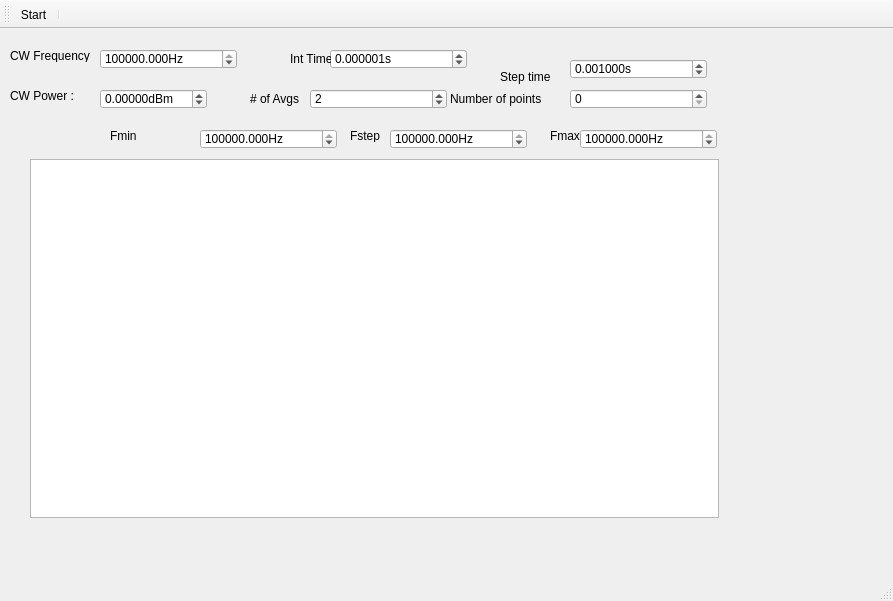
<?xml version="1.0" encoding="UTF-8"?>
<ui version="4.0">
 <class>MainWindow</class>
 <widget class="QMainWindow" name="MainWindow">
  <property name="geometry">
   <rect>
    <x>0</x>
    <y>0</y>
    <width>893</width>
    <height>601</height>
   </rect>
  </property>
  <property name="windowTitle">
   <string>MainWindow</string>
  </property>
  <widget class="QWidget" name="centralwidget">
   <widget class="PlotWidget" name="dummy_graph">
    <property name="geometry">
     <rect>
      <x>30</x>
      <y>130</y>
      <width>689</width>
      <height>359</height>
     </rect>
    </property>
   </widget>
   <widget class="QLabel" name="label">
    <property name="geometry">
     <rect>
      <x>10</x>
      <y>20</y>
      <width>80</width>
      <height>13</height>
     </rect>
    </property>
    <property name="sizePolicy">
     <sizepolicy hsizetype="Minimum" vsizetype="Fixed">
      <horstretch>0</horstretch>
      <verstretch>0</verstretch>
     </sizepolicy>
    </property>
    <property name="text">
     <string>CW Frequency :</string>
    </property>
   </widget>
   <widget class="ScienDSpinBox" name="fcw_doubleSpinBox">
    <property name="geometry">
     <rect>
      <x>100</x>
      <y>20</y>
      <width>137</width>
      <height>20</height>
     </rect>
    </property>
    <property name="sizePolicy">
     <sizepolicy hsizetype="Minimum" vsizetype="Fixed">
      <horstretch>0</horstretch>
      <verstretch>0</verstretch>
     </sizepolicy>
    </property>
    <property name="suffix">
     <string>Hz</string>
    </property>
    <property name="decimals">
     <number>3</number>
    </property>
    <property name="maximum">
     <double>10000000000.000000000000000</double>
    </property>
    <property name="singleStep">
     <double>0.010000000000000</double>
    </property>
    <property name="value">
     <double>2870000000.000000000000000</double>
    </property>
   </widget>
   <widget class="ScienDSpinBox" name="fmin_doubleSpinBox">
    <property name="geometry">
     <rect>
      <x>200</x>
      <y>100</y>
      <width>137</width>
      <height>20</height>
     </rect>
    </property>
    <property name="sizePolicy">
     <sizepolicy hsizetype="Minimum" vsizetype="Fixed">
      <horstretch>0</horstretch>
      <verstretch>0</verstretch>
     </sizepolicy>
    </property>
    <property name="suffix">
     <string>Hz</string>
    </property>
    <property name="decimals">
     <number>3</number>
    </property>
    <property name="maximum">
     <double>10000000000.000000000000000</double>
    </property>
    <property name="singleStep">
     <double>0.010000000000000</double>
    </property>
    <property name="value">
     <double>2870000000.000000000000000</double>
    </property>
   </widget>
   <widget class="QLabel" name="label_2">
    <property name="geometry">
     <rect>
      <x>110</x>
      <y>100</y>
      <width>80</width>
      <height>13</height>
     </rect>
    </property>
    <property name="sizePolicy">
     <sizepolicy hsizetype="Minimum" vsizetype="Fixed">
      <horstretch>0</horstretch>
      <verstretch>0</verstretch>
     </sizepolicy>
    </property>
    <property name="text">
     <string>Fmin</string>
    </property>
   </widget>
   <widget class="QLabel" name="label_3">
    <property name="geometry">
     <rect>
      <x>350</x>
      <y>100</y>
      <width>80</width>
      <height>13</height>
     </rect>
    </property>
    <property name="sizePolicy">
     <sizepolicy hsizetype="Minimum" vsizetype="Fixed">
      <horstretch>0</horstretch>
      <verstretch>0</verstretch>
     </sizepolicy>
    </property>
    <property name="text">
     <string>Fstep</string>
    </property>
   </widget>
   <widget class="QLabel" name="label_4">
    <property name="geometry">
     <rect>
      <x>550</x>
      <y>100</y>
      <width>80</width>
      <height>13</height>
     </rect>
    </property>
    <property name="sizePolicy">
     <sizepolicy hsizetype="Minimum" vsizetype="Fixed">
      <horstretch>0</horstretch>
      <verstretch>0</verstretch>
     </sizepolicy>
    </property>
    <property name="text">
     <string>Fmax</string>
    </property>
   </widget>
   <widget class="ScienDSpinBox" name="fstep_doubleSpinBox">
    <property name="geometry">
     <rect>
      <x>390</x>
      <y>100</y>
      <width>137</width>
      <height>20</height>
     </rect>
    </property>
    <property name="sizePolicy">
     <sizepolicy hsizetype="Minimum" vsizetype="Fixed">
      <horstretch>0</horstretch>
      <verstretch>0</verstretch>
     </sizepolicy>
    </property>
    <property name="suffix">
     <string>Hz</string>
    </property>
    <property name="decimals">
     <number>3</number>
    </property>
    <property name="maximum">
     <double>10000000000.000000000000000</double>
    </property>
    <property name="singleStep">
     <double>0.010000000000000</double>
    </property>
    <property name="value">
     <double>1000000.000000000000000</double>
    </property>
   </widget>
   <widget class="ScienDSpinBox" name="fmax_doubleSpinBox">
    <property name="geometry">
     <rect>
      <x>580</x>
      <y>100</y>
      <width>137</width>
      <height>20</height>
     </rect>
    </property>
    <property name="sizePolicy">
     <sizepolicy hsizetype="Minimum" vsizetype="Fixed">
      <horstretch>0</horstretch>
      <verstretch>0</verstretch>
     </sizepolicy>
    </property>
    <property name="suffix">
     <string>Hz</string>
    </property>
    <property name="decimals">
     <number>3</number>
    </property>
    <property name="maximum">
     <double>10000000000.000000000000000</double>
    </property>
    <property name="singleStep">
     <double>0.010000000000000</double>
    </property>
    <property name="value">
     <double>2890000000.000000000000000</double>
    </property>
   </widget>
   <widget class="QLabel" name="label_6">
    <property name="geometry">
     <rect>
      <x>10</x>
      <y>60</y>
      <width>85</width>
      <height>13</height>
     </rect>
    </property>
    <property name="sizePolicy">
     <sizepolicy hsizetype="Minimum" vsizetype="Fixed">
      <horstretch>0</horstretch>
      <verstretch>0</verstretch>
     </sizepolicy>
    </property>
    <property name="text">
     <string>CW Power :</string>
    </property>
   </widget>
   <widget class="ScienDSpinBox" name="pcw_doubleSpinBox">
    <property name="geometry">
     <rect>
      <x>100</x>
      <y>60</y>
      <width>107</width>
      <height>20</height>
     </rect>
    </property>
    <property name="sizePolicy">
     <sizepolicy hsizetype="Minimum" vsizetype="Fixed">
      <horstretch>0</horstretch>
      <verstretch>0</verstretch>
     </sizepolicy>
    </property>
    <property name="suffix">
     <string>dBm</string>
    </property>
    <property name="decimals">
     <number>5</number>
    </property>
    <property name="minimum">
     <double>-1000.000000000000000</double>
    </property>
    <property name="maximum">
     <double>100.000000000000000</double>
    </property>
   </widget>
   <widget class="QLabel" name="label_5">
    <property name="geometry">
     <rect>
      <x>500</x>
      <y>40</y>
      <width>51</width>
      <height>16</height>
     </rect>
    </property>
    <property name="sizePolicy">
     <sizepolicy hsizetype="Minimum" vsizetype="Fixed">
      <horstretch>0</horstretch>
      <verstretch>0</verstretch>
     </sizepolicy>
    </property>
    <property name="text">
     <string>Step time</string>
    </property>
   </widget>
   <widget class="QSpinBox" name="npts_doubleSpinBox">
    <property name="geometry">
     <rect>
      <x>570</x>
      <y>60</y>
      <width>137</width>
      <height>20</height>
     </rect>
    </property>
    <property name="minimum">
     <number>0</number>
    </property>
    <property name="maximum">
     <number>1000</number>
    </property>
    <property name="singleStep">
     <number>1</number>
    </property>
    <property name="value">
     <number>0</number>
    </property>
   </widget>
   <widget class="QLabel" name="label_7">
    <property name="geometry">
     <rect>
      <x>450</x>
      <y>60</y>
      <width>111</width>
      <height>20</height>
     </rect>
    </property>
    <property name="sizePolicy">
     <sizepolicy hsizetype="Minimum" vsizetype="Fixed">
      <horstretch>0</horstretch>
      <verstretch>0</verstretch>
     </sizepolicy>
    </property>
    <property name="text">
     <string>Number of points</string>
    </property>
   </widget>
   <widget class="ScienDSpinBox" name="IntTime_doubleSpinBox_2">
    <property name="geometry">
     <rect>
      <x>330</x>
      <y>20</y>
      <width>137</width>
      <height>20</height>
     </rect>
    </property>
    <property name="sizePolicy">
     <sizepolicy hsizetype="Minimum" vsizetype="Fixed">
      <horstretch>0</horstretch>
      <verstretch>0</verstretch>
     </sizepolicy>
    </property>
    <property name="suffix">
     <string>s</string>
    </property>
    <property name="decimals">
     <number>6</number>
    </property>
    <property name="minimum">
     <double>-0.100000000000000</double>
    </property>
    <property name="maximum">
     <double>0.100000000000000</double>
    </property>
    <property name="singleStep">
     <double>0.010000000000000</double>
    </property>
    <property name="value">
     <double>0.000001000000000</double>
    </property>
   </widget>
   <widget class="QLabel" name="label_19">
    <property name="geometry">
     <rect>
      <x>290</x>
      <y>20</y>
      <width>41</width>
      <height>20</height>
     </rect>
    </property>
    <property name="sizePolicy">
     <sizepolicy hsizetype="Minimum" vsizetype="Fixed">
      <horstretch>0</horstretch>
      <verstretch>0</verstretch>
     </sizepolicy>
    </property>
    <property name="text">
     <string>Int Time</string>
    </property>
   </widget>
   <widget class="QSpinBox" name="navg_doubleSpinBox">
    <property name="geometry">
     <rect>
      <x>310</x>
      <y>60</y>
      <width>137</width>
      <height>20</height>
     </rect>
    </property>
    <property name="minimum">
     <number>0</number>
    </property>
    <property name="maximum">
     <number>10000</number>
    </property>
    <property name="singleStep">
     <number>1</number>
    </property>
    <property name="value">
     <number>2</number>
    </property>
   </widget>
   <widget class="QLabel" name="label_18">
    <property name="geometry">
     <rect>
      <x>250</x>
      <y>60</y>
      <width>51</width>
      <height>20</height>
     </rect>
    </property>
    <property name="sizePolicy">
     <sizepolicy hsizetype="Minimum" vsizetype="Fixed">
      <horstretch>0</horstretch>
      <verstretch>0</verstretch>
     </sizepolicy>
    </property>
    <property name="text">
     <string># of Avgs</string>
    </property>
   </widget>
   <widget class="ScienDSpinBox" name="stime_doubleSpinBox">
    <property name="geometry">
     <rect>
      <x>570</x>
      <y>30</y>
      <width>137</width>
      <height>20</height>
     </rect>
    </property>
    <property name="sizePolicy">
     <sizepolicy hsizetype="Minimum" vsizetype="Fixed">
      <horstretch>0</horstretch>
      <verstretch>0</verstretch>
     </sizepolicy>
    </property>
    <property name="suffix">
     <string>s</string>
    </property>
    <property name="decimals">
     <number>6</number>
    </property>
    <property name="minimum">
     <double>0.000010000000000</double>
    </property>
    <property name="maximum">
     <double>0.100000000000000</double>
    </property>
    <property name="singleStep">
     <double>0.000100000000000</double>
    </property>
    <property name="value">
     <double>0.001000000000000</double>
    </property>
   </widget>
  </widget>
  <widget class="QStatusBar" name="statusbar"/>
  <widget class="QToolBar" name="toolBar">
   <property name="windowTitle">
    <string>toolBar</string>
   </property>
   <attribute name="toolBarArea">
    <enum>TopToolBarArea</enum>
   </attribute>
   <attribute name="toolBarBreak">
    <bool>false</bool>
   </attribute>
   <addaction name="actionStart"/>
   <addaction name="separator"/>
  </widget>
  <action name="actionStart">
   <property name="icon">
    <iconset>
     <normaloff>../../../artwork/icons/qudiTheme/22x22/start-counter.png</normaloff>../../../artwork/icons/qudiTheme/22x22/start-counter.png</iconset>
   </property>
   <property name="text">
    <string>Start</string>
   </property>
  </action>
  <action name="actionSave">
   <property name="icon">
    <iconset>
     <normaloff>../../../artwork/icons/oxygen/22x22/document-save.png</normaloff>../../../artwork/icons/oxygen/22x22/document-save.png</iconset>
   </property>
   <property name="text">
    <string>Save</string>
   </property>
  </action>
 </widget>
 <customwidgets>
  <customwidget>
   <class>PlotWidget</class>
   <extends>QGraphicsView</extends>
   <header>pyqtgraph</header>
  </customwidget>
  <customwidget>
   <class>ScienDSpinBox</class>
   <extends>QDoubleSpinBox</extends>
   <header>qtwidgets.scientific_spinbox.h</header>
  </customwidget>
 </customwidgets>
 <resources/>
 <connections/>
</ui>
